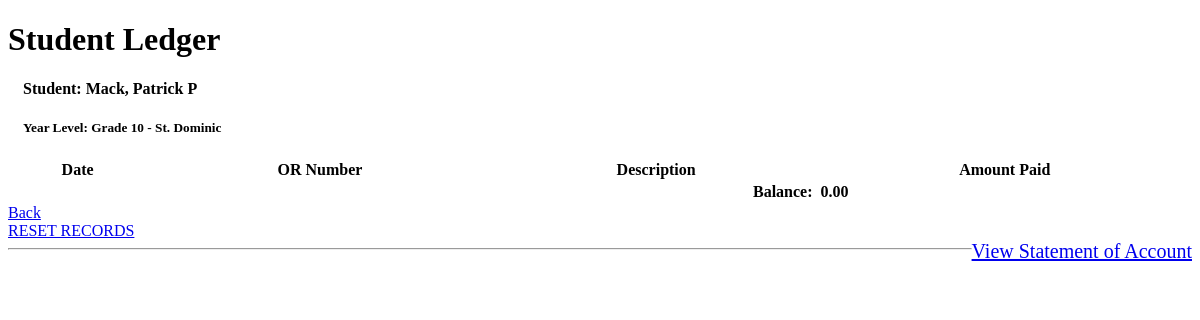
Page /student_ledger.php?id=2017000 on the earlier database version.
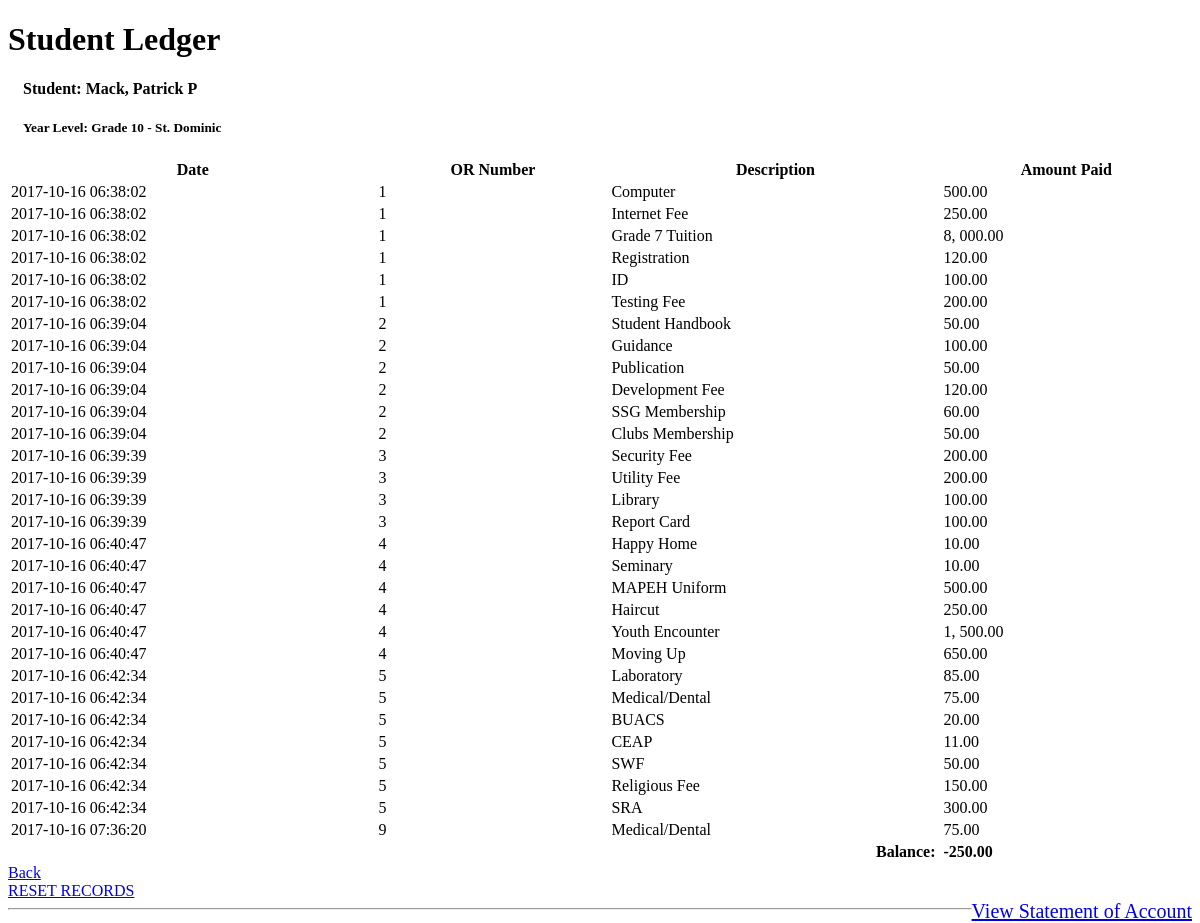
Same page on the later database version.
### tables this page shows
CREATE TABLE `student` (
  `StudentID` int(11) NOT NULL,
  `Lname` varchar(100) DEFAULT NULL,
  `Fname` varchar(100) DEFAULT NULL,
  `Mname` varchar(100) DEFAULT NULL,
  `Gender` varchar(10) NOT NULL,
  `Address` varchar(100) DEFAULT NULL,
  `Level_code` varchar(5) DEFAULT NULL,
  `Date_enrolled` date DEFAULT NULL,
  `School_Year` varchar(20) DEFAULT NULL,
  PRIMARY KEY (`StudentID`),
  KEY `Level_code` (`Level_code`),
  CONSTRAINT `student_ibfk_1` FOREIGN KEY (`Level_code`) REFERENCES `level` (`Level_code`)
);

CREATE TABLE `level` (
  `Level_code` varchar(5) NOT NULL,
  `Year_level` varchar(100) DEFAULT NULL,
  `Section` varchar(50) DEFAULT NULL,
  PRIMARY KEY (`Level_code`)
);

CREATE TABLE `student_pay_fees` (
  `PaymentID` int(11) NOT NULL AUTO_INCREMENT,
  `StudentID` int(11) NOT NULL,
  `Fee_code` varchar(5) NOT NULL,
  `Payment_Date` timestamp NOT NULL DEFAULT CURRENT_TIMESTAMP,
  `Payment` varchar(50) NOT NULL,
  `ORNo` varchar(50) NOT NULL,
  `Balance` varchar(50) DEFAULT NULL,
  PRIMARY KEY (`PaymentID`),
  KEY `StudentID` (`StudentID`),
  KEY `Fee_code` (`Fee_code`),
  CONSTRAINT `student_pay_fees_ibfk_1` FOREIGN KEY (`StudentID`) REFERENCES `student` (`StudentID`),
  CONSTRAINT `student_pay_fees_ibfk_2` FOREIGN KEY (`Fee_code`) REFERENCES `fees` (`Fee_code`)
);

CREATE TABLE `fees` (
  `Fee_code` varchar(5) NOT NULL,
  `Description` varchar(100) DEFAULT NULL,
  `Amount` double(10,2) DEFAULT NULL,
  PRIMARY KEY (`Fee_code`)
);

### student_ledger.php (the view, shortened to what this page needs)
    <!DOCTYPE html>
    <html lang="en">
    <head>
    </head>
    <body>
        <div id="wrapper">
            <div id="page-wrapper">
                <div class="row">
                    <div class="col-lg-12">
                        <h1 class="page-header">Student Ledger</h1>
                    </div>
                </div>
<?php
    $cn   = new connection();
    $conn = $cn->connectDB($_SESSION['database']);
  $ID = isset($_GET['id']) ? mysqli_real_escape_string($conn, $_GET['id']) : '-1';
	$query = 'SELECT * FROM student WHERE StudentID = '.$ID;
	$result = mysqli_query($conn, $query) or die("Error query: ".mysqli_error($conn));
	$link = $_SERVER['REQUEST_URI'];
	if($ID != '-1')
	{
?>
                    <div class="row">
                        <div class="col-lg-12">
                            <div class="panel panel-default">
                                <div class="panel-heading">
                                    <?php
                            while($row = mysqli_fetch_row($result))
                            {
                        ?>
                                        <h4 style="margin-left: 15px;">Student:
                                            <?php echo $row[1] . ", " . $row[2] . " " . $row[3]; ?>
                                        </h4>
                                        <h5 style="margin-left: 15px;">Year Level:
                                            <?php
                                              $r = mysqli_query($conn, "SELECT * FROM level WHERE Level_code = '$row[6]'") or die('Error: ' . mysqli_error($conn));
                                              while ($y = mysqli_fetch_row($r))
                                                echo $y[1] . " - " . $y[2];
                                            ?>
                                        </h5>
                                        <?php } ?>
                                </div>
                                <div class="panel-body">
                                    <table width="100%" class="table table-striped table-bordered table-hover" id="dataTables-example">
                                        <thead>
                                            <tr>
                                                <th>Date</th>
                                                <th>OR Number</th>
                                                <th>Description</th>
                                                <th>Amount Paid</th>
                                            </tr>
                                        </thead>
                                        <tbody>
                                            <?php
								$baltot = 0;
								$amtot = 0;
								$payque = 'SELECT student_pay_fees.*, fees.Description FROM student_pay_fees LEFT JOIN fees ON student_pay_fees.Fee_code = fees.Fee_code WHERE StudentID = '.$ID;
								$payres = mysqli_query($conn, $payque) or die("Error query: ".mysqli_error($conn));
								while($payrow = mysqli_fetch_row($payres))
								{
									$pr4 = number_format($payrow[4], 2, '.', ',&nbsp;');
							?>
                                                <tr>
                                                    <td>
                                                        <?php echo $payrow[3]; ?>
                                                    </td>
                                                    <td>
                                                        <?php echo $payrow[5]; ?>
                                                    </td>
                                                    <td>
                                                        <?php echo $payrow[7]; ?>
                                                    </td>
                                                    <td>
                                                        <?php echo $pr4; ?>
                                                    </td>
                                                    <?php
									$check = "SELECT * FROM student WHERE StudentID = ".$ID;
									$checkres = mysqli_query($conn, $check) or die("Error: ".mysqli_error($conn));
									while($res = mysqli_fetch_row($checkres))
									{
										if($res[6] == 'G7a' || $res[6] == 'G7b')
											$code = "SELECT SUM(Amount) AS Amount FROM fees WHERE Fee_code NOT IN ('Gr8', 'Gr9', 'Gr10', 'MF26', 'MF27', 'MF28', 'MF29', 'MF30', 'MF31', 'MF32')";
										else if($res[6] == 'G8a' || $res[6] == 'G8b')
											$code = "SELECT SUM(Amount) AS Amount FROM fees WHERE Fee_code NOT IN ('Gr7', 'Gr9', 'Gr10','MF27', 'MF26', 'MF28', 'MF29', 'MF30', 'MF31', 'MF32')";
										else if($res[6] == 'G9a' || $res[6] == 'G9b')
											$code = "SELECT SUM(Amount) AS Amount FROM fees WHERE Fee_code NOT IN ('Gr7', 'Gr8', 'Gr10','MF27', 'MF26', 'MF28', 'MF29', 'MF30', 'MF31', 'MF32')";
										else if($res[6] == 'G10a' || $res[6] == 'G10b')
											$code = "SELECT SUM(Amount) AS Amount FROM fees WHERE Fee_code NOT IN ('Gr7', 'Gr8', 'Gr9','MF29', 'MF30', 'MF31', 'MF32')";
										$balres = mysqli_query($conn, $code) or die("Error: ".mysqli_error($conn));
									}
									while($bal = mysqli_fetch_row($balres))
									{
										$baltot = $bal[0];
									}
									$result = mysqli_query($conn, "SELECT SUM(Payment) AS totsum FROM student_pay_fees WHERE StudentID = ".$ID);
									$row = mysqli_fetch_assoc($result);
									$amtot = $row['totsum'];
									$amtot = $baltot - $amtot;
									$baltot = number_format($baltot, 2, '.', ',&nbsp;');
								?>
                                                </tr>
                                                <?php
								}
								$amtot = number_format($amtot, 2, '.', ',&nbsp;');
							     ?>
                                                    <tr>
                                                        <td colspan="3" style="text-align:  right;"><strong>Balance:&nbsp;</strong></td>
                                                        <td><strong><?php echo $amtot; ?></strong></td>
                                                    </tr>
                                        </tbody>
                                    </table>
                                    <div class="btn btn-default pull-left" role="button">
                                        <a href="adminrecords.php">Back</a>
                                    </div>
                                    <div class="btn btn-default pull-left" role="button">
                                        <a href="<?php echo $link . '&truncate=1'; ?>" onclick="return confirm('Are you sure you want to delete this record?');">RESET RECORDS</a>
                                    </div>
                                    <div style="float: right">
                                        <a href="accounts.php?id=<?php echo $ID; ?>" style="font-size: 20px;">View Statement of Account</a>
                                    </div>
                                </div>
                            </div>
                        </div>
                    </div>
            </div>
            <hr>
            <?php
	}
	else if($ID == '-1')
	{
		echo "<meta http-equiv='refresh' content='0;url=adminrecords.php'/>";
	}
?>
    </body>
    </html>

Differences in the rows shown:
added student_pay_fees: Payment_Date "2017-10-16 06:38:02", ORNo "1", Fee_code.Description "Computer", Payment "500.00"
added student_pay_fees: Payment_Date "2017-10-16 06:38:02", ORNo "1", Fee_code.Description "Internet Fee", Payment "250.00"
added student_pay_fees: Payment_Date "2017-10-16 06:38:02", ORNo "1", Fee_code.Description "Grade 7 Tuition", Payment "8, 000.00"
added student_pay_fees: Payment_Date "2017-10-16 06:38:02", ORNo "1", Fee_code.Description "Registration", Payment "120.00"
added student_pay_fees: Payment_Date "2017-10-16 06:38:02", ORNo "1", Fee_code.Description "ID", Payment "100.00"
added student_pay_fees: Payment_Date "2017-10-16 06:38:02", ORNo "1", Fee_code.Description "Testing Fee", Payment "200.00"
added student_pay_fees: Payment_Date "2017-10-16 06:39:04", ORNo "2", Fee_code.Description "Student Handbook", Payment "50.00"
added student_pay_fees: Payment_Date "2017-10-16 06:39:04", ORNo "2", Fee_code.Description "Guidance", Payment "100.00"
added student_pay_fees: Payment_Date "2017-10-16 06:39:04", ORNo "2", Fee_code.Description "Publication", Payment "50.00"
added student_pay_fees: Payment_Date "2017-10-16 06:39:04", ORNo "2", Fee_code.Description "Development Fee", Payment "120.00"
added student_pay_fees: Payment_Date "2017-10-16 06:39:04", ORNo "2", Fee_code.Description "SSG Membership", Payment "60.00"
added student_pay_fees: Payment_Date "2017-10-16 06:39:04", ORNo "2", Fee_code.Description "Clubs Membership", Payment "50.00"
added student_pay_fees: Payment_Date "2017-10-16 06:39:39", ORNo "3", Fee_code.Description "Security Fee", Payment "200.00"
added student_pay_fees: Payment_Date "2017-10-16 06:39:39", ORNo "3", Fee_code.Description "Utility Fee", Payment "200.00"
added student_pay_fees: Payment_Date "2017-10-16 06:39:39", ORNo "3", Fee_code.Description "Library", Payment "100.00"
added student_pay_fees: Payment_Date "2017-10-16 06:39:39", ORNo "3", Fee_code.Description "Report Card", Payment "100.00"
added student_pay_fees: Payment_Date "2017-10-16 06:40:47", ORNo "4", Fee_code.Description "Happy Home", Payment "10.00"
added student_pay_fees: Payment_Date "2017-10-16 06:40:47", ORNo "4", Fee_code.Description "Seminary", Payment "10.00"
added student_pay_fees: Payment_Date "2017-10-16 06:40:47", ORNo "4", Fee_code.Description "MAPEH Uniform", Payment "500.00"
added student_pay_fees: Payment_Date "2017-10-16 06:40:47", ORNo "4", Fee_code.Description "Haircut", Payment "250.00"
added student_pay_fees: Payment_Date "2017-10-16 06:40:47", ORNo "4", Fee_code.Description "Youth Encounter", Payment "1, 500.00"
added student_pay_fees: Payment_Date "2017-10-16 06:40:47", ORNo "4", Fee_code.Description "Moving Up", Payment "650.00"
added student_pay_fees: Payment_Date "2017-10-16 06:42:34", ORNo "5", Fee_code.Description "Laboratory", Payment "85.00"
added student_pay_fees: Payment_Date "2017-10-16 06:42:34", ORNo "5", Fee_code.Description "Medical/Dental", Payment "75.00"
added student_pay_fees: Payment_Date "2017-10-16 06:42:34", ORNo "5", Fee_code.Description "BUACS", Payment "20.00"
added student_pay_fees: Payment_Date "2017-10-16 06:42:34", ORNo "5", Fee_code.Description "CEAP", Payment "11.00"
added student_pay_fees: Payment_Date "2017-10-16 06:42:34", ORNo "5", Fee_code.Description "SWF", Payment "50.00"
added student_pay_fees: Payment_Date "2017-10-16 06:42:34", ORNo "5", Fee_code.Description "Religious Fee", Payment "150.00"
added student_pay_fees: Payment_Date "2017-10-16 06:42:34", ORNo "5", Fee_code.Description "SRA", Payment "300.00"
added student_pay_fees: Payment_Date "2017-10-16 07:36:20", ORNo "9", Fee_code.Description "Medical/Dental", Payment "75.00"
Other differences:
$amtot: "0.00" → "-250.00"
